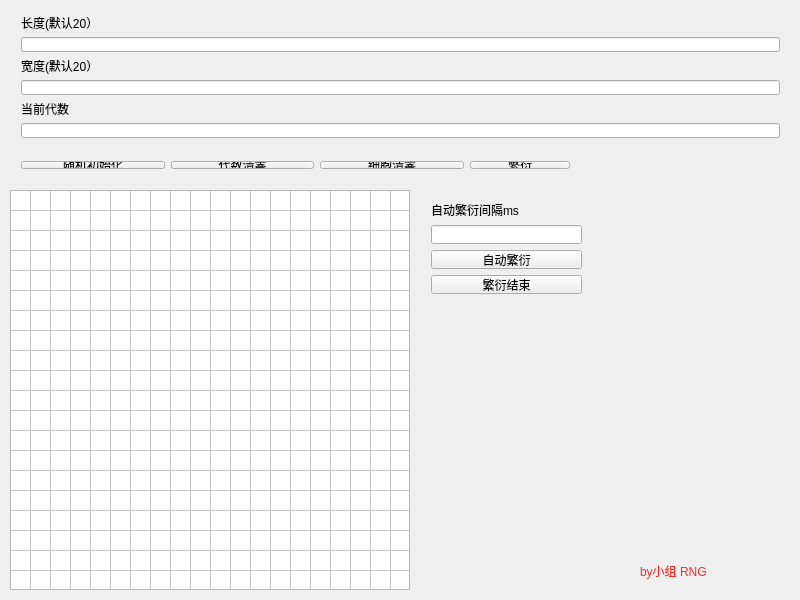
<?xml version="1.0" encoding="UTF-8"?>
<ui version="4.0">
 <class>MainWindow</class>
 <widget class="QMainWindow" name="MainWindow">
  <property name="geometry">
   <rect>
    <x>0</x>
    <y>0</y>
    <width>800</width>
    <height>600</height>
   </rect>
  </property>
  <property name="sizePolicy">
   <sizepolicy hsizetype="Preferred" vsizetype="Preferred">
    <horstretch>0</horstretch>
    <verstretch>0</verstretch>
   </sizepolicy>
  </property>
  <property name="minimumSize">
   <size>
    <width>800</width>
    <height>600</height>
   </size>
  </property>
  <property name="maximumSize">
   <size>
    <width>800</width>
    <height>600</height>
   </size>
  </property>
  <property name="windowTitle">
   <string>生命游戏</string>
  </property>
  <widget class="QWidget" name="centralWidget">
   <widget class="QWidget" name="layoutWidget">
    <property name="geometry">
     <rect>
      <x>10</x>
      <y>4</y>
      <width>781</width>
      <height>145</height>
     </rect>
    </property>
    <layout class="QVBoxLayout" name="verticalLayout">
     <item>
      <widget class="QLabel" name="length">
       <property name="enabled">
        <bool>true</bool>
       </property>
       <property name="sizePolicy">
        <sizepolicy hsizetype="Preferred" vsizetype="Preferred">
         <horstretch>0</horstretch>
         <verstretch>0</verstretch>
        </sizepolicy>
       </property>
       <property name="text">
        <string>长度(默认20）</string>
       </property>
      </widget>
     </item>
     <item>
      <widget class="QLineEdit" name="length_input">
       <property name="sizePolicy">
        <sizepolicy hsizetype="Preferred" vsizetype="Preferred">
         <horstretch>0</horstretch>
         <verstretch>0</verstretch>
        </sizepolicy>
       </property>
      </widget>
     </item>
     <item>
      <widget class="QLabel" name="width">
       <property name="text">
        <string>宽度(默认20）</string>
       </property>
      </widget>
     </item>
     <item>
      <widget class="QLineEdit" name="width_input"/>
     </item>
     <item>
      <widget class="QLabel" name="Algebra">
       <property name="text">
        <string>当前代数</string>
       </property>
      </widget>
     </item>
     <item>
      <widget class="QLineEdit" name="Algebra_input"/>
     </item>
    </layout>
   </widget>
   <widget class="QTableWidget" name="table">
    <property name="geometry">
     <rect>
      <x>10</x>
      <y>190</y>
      <width>400</width>
      <height>400</height>
     </rect>
    </property>
    <property name="minimumSize">
     <size>
      <width>400</width>
      <height>400</height>
     </size>
    </property>
    <property name="maximumSize">
     <size>
      <width>400</width>
      <height>400</height>
     </size>
    </property>
    <property name="lineWidth">
     <number>0</number>
    </property>
    <property name="midLineWidth">
     <number>0</number>
    </property>
    <property name="verticalScrollBarPolicy">
     <enum>Qt::ScrollBarAlwaysOff</enum>
    </property>
    <property name="horizontalScrollBarPolicy">
     <enum>Qt::ScrollBarAlwaysOff</enum>
    </property>
    <property name="autoScroll">
     <bool>false</bool>
    </property>
    <property name="editTriggers">
     <set>QAbstractItemView::NoEditTriggers</set>
    </property>
    <property name="tabKeyNavigation">
     <bool>false</bool>
    </property>
    <property name="showDropIndicator" stdset="0">
     <bool>false</bool>
    </property>
    <property name="dragDropOverwriteMode">
     <bool>false</bool>
    </property>
    <property name="selectionMode">
     <enum>QAbstractItemView::NoSelection</enum>
    </property>
    <property name="gridStyle">
     <enum>Qt::SolidLine</enum>
    </property>
    <property name="wordWrap">
     <bool>true</bool>
    </property>
    <property name="cornerButtonEnabled">
     <bool>true</bool>
    </property>
    <property name="rowCount">
     <number>20</number>
    </property>
    <property name="columnCount">
     <number>20</number>
    </property>
    <attribute name="horizontalHeaderVisible">
     <bool>false</bool>
    </attribute>
    <attribute name="horizontalHeaderDefaultSectionSize">
     <number>20</number>
    </attribute>
    <attribute name="horizontalHeaderHighlightSections">
     <bool>false</bool>
    </attribute>
    <attribute name="horizontalHeaderMinimumSectionSize">
     <number>20</number>
    </attribute>
    <attribute name="verticalHeaderVisible">
     <bool>false</bool>
    </attribute>
    <attribute name="verticalHeaderDefaultSectionSize">
     <number>20</number>
    </attribute>
    <attribute name="verticalHeaderHighlightSections">
     <bool>false</bool>
    </attribute>
    <attribute name="verticalHeaderMinimumSectionSize">
     <number>20</number>
    </attribute>
    <row>
     <property name="text">
      <string>1</string>
     </property>
    </row>
    <row/>
    <row/>
    <row/>
    <row/>
    <row/>
    <row/>
    <row/>
    <row/>
    <row/>
    <row/>
    <row/>
    <row/>
    <row/>
    <row/>
    <row/>
    <row/>
    <row/>
    <row/>
    <row/>
    <column>
     <property name="text">
      <string>1</string>
     </property>
    </column>
    <column/>
    <column/>
    <column/>
    <column/>
    <column/>
    <column/>
    <column/>
    <column/>
    <column/>
    <column/>
    <column/>
    <column/>
    <column/>
    <column/>
    <column/>
    <column/>
    <column/>
    <column/>
    <column/>
    <item row="1" column="1">
     <property name="text">
      <string/>
     </property>
     <property name="background">
      <brush brushstyle="NoBrush">
       <color alpha="255">
        <red>0</red>
        <green>0</green>
        <blue>0</blue>
       </color>
      </brush>
     </property>
     <property name="foreground">
      <brush brushstyle="NoBrush">
       <color alpha="255">
        <red>0</red>
        <green>0</green>
        <blue>0</blue>
       </color>
      </brush>
     </property>
    </item>
    <item row="2" column="1">
     <property name="text">
      <string/>
     </property>
    </item>
    <item row="2" column="2">
     <property name="text">
      <string/>
     </property>
    </item>
    <item row="4" column="3">
     <property name="text">
      <string/>
     </property>
     <property name="foreground">
      <brush brushstyle="SolidPattern">
       <color alpha="255">
        <red>255</red>
        <green>0</green>
        <blue>0</blue>
       </color>
      </brush>
     </property>
    </item>
    <item row="11" column="1">
     <property name="text">
      <string/>
     </property>
     <property name="background">
      <brush brushstyle="NoBrush">
       <color alpha="255">
        <red>0</red>
        <green>0</green>
        <blue>0</blue>
       </color>
      </brush>
     </property>
    </item>
   </widget>
   <widget class="QWidget" name="layoutWidget">
    <property name="geometry">
     <rect>
      <x>10</x>
      <y>150</y>
      <width>571</width>
      <height>30</height>
     </rect>
    </property>
    <layout class="QHBoxLayout" name="horizontalLayout">
     <item>
      <widget class="QPushButton" name="Random_initialization">
       <property name="sizePolicy">
        <sizepolicy hsizetype="Maximum" vsizetype="Fixed">
         <horstretch>0</horstretch>
         <verstretch>0</verstretch>
        </sizepolicy>
       </property>
       <property name="maximumSize">
        <size>
         <width>200</width>
         <height>16777215</height>
        </size>
       </property>
       <property name="text">
        <string>随机初始化</string>
       </property>
      </widget>
     </item>
     <item>
      <widget class="QPushButton" name="Algebra_reset">
       <property name="sizePolicy">
        <sizepolicy hsizetype="Maximum" vsizetype="Fixed">
         <horstretch>0</horstretch>
         <verstretch>0</verstretch>
        </sizepolicy>
       </property>
       <property name="maximumSize">
        <size>
         <width>200</width>
         <height>16777215</height>
        </size>
       </property>
       <property name="text">
        <string>代数清零</string>
       </property>
      </widget>
     </item>
     <item>
      <widget class="QPushButton" name="cell_reset">
       <property name="sizePolicy">
        <sizepolicy hsizetype="Maximum" vsizetype="Fixed">
         <horstretch>0</horstretch>
         <verstretch>0</verstretch>
        </sizepolicy>
       </property>
       <property name="maximumSize">
        <size>
         <width>200</width>
         <height>16777215</height>
        </size>
       </property>
       <property name="text">
        <string>细胞清零</string>
       </property>
      </widget>
     </item>
     <item>
      <widget class="QPushButton" name="reproduction">
       <property name="sizePolicy">
        <sizepolicy hsizetype="Preferred" vsizetype="Fixed">
         <horstretch>0</horstretch>
         <verstretch>0</verstretch>
        </sizepolicy>
       </property>
       <property name="minimumSize">
        <size>
         <width>2</width>
         <height>0</height>
        </size>
       </property>
       <property name="maximumSize">
        <size>
         <width>100</width>
         <height>16777215</height>
        </size>
       </property>
       <property name="text">
        <string>繁衍</string>
       </property>
      </widget>
     </item>
    </layout>
   </widget>
   <widget class="QLabel" name="label">
    <property name="geometry">
     <rect>
      <x>640</x>
      <y>550</y>
      <width>151</width>
      <height>41</height>
     </rect>
    </property>
    <property name="styleSheet">
     <string notr="true">color: rgb(255, 41, 41);
font: 18pt &quot;楷体&quot;;</string>
    </property>
    <property name="text">
     <string>by小组 RNG</string>
    </property>
   </widget>
   <widget class="QWidget" name="layoutWidget">
    <property name="geometry">
     <rect>
      <x>420</x>
      <y>190</y>
      <width>173</width>
      <height>115</height>
     </rect>
    </property>
    <layout class="QVBoxLayout" name="verticalLayout_2">
     <item>
      <widget class="QLabel" name="label_2">
       <property name="text">
        <string>自动繁衍间隔ms</string>
       </property>
      </widget>
     </item>
     <item>
      <widget class="QLineEdit" name="time_input"/>
     </item>
     <item>
      <widget class="QPushButton" name="auto_reproduction">
       <property name="text">
        <string>自动繁衍</string>
       </property>
      </widget>
     </item>
     <item>
      <widget class="QPushButton" name="reproductio_end">
       <property name="text">
        <string>繁衍结束</string>
       </property>
      </widget>
     </item>
    </layout>
   </widget>
  </widget>
 </widget>
 <layoutdefault spacing="6" margin="11"/>
 <resources/>
 <connections/>
</ui>
